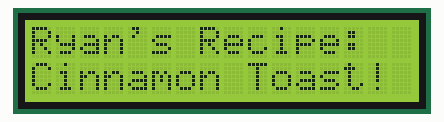
Bench run of a sketch on a simulated Arduino Uno, built with avr-gcc and run on an emulated ATmega328P. Parts: 16×2 character LCD. Random numbers use the default seed unless the sketch sets one; what the sketch prints to the serial monitor is not drawn.

Above: at 2.5 s.
At 7.0 s:
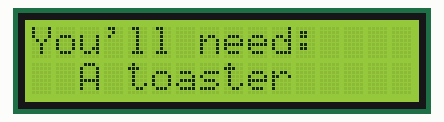
At 9.8 s:
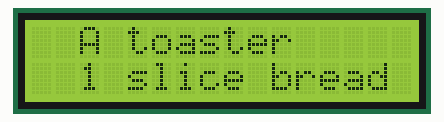
At 17.8 s:
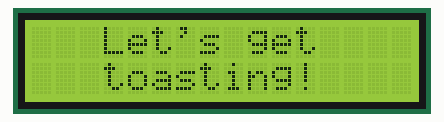
At 24.6 s:
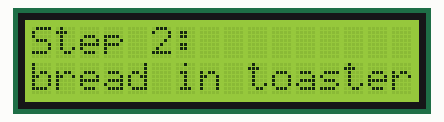
At 35.7 s:
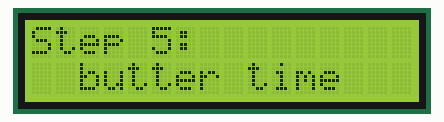

The sketch:

LCD_Recipe.ino
```cpp
/*
Intelligent Machines Lab 1 LCD Recipe
Ryan Colon
01.16.22
 */

#include <LiquidCrystal.h>

const int rs = 8, en = 9, d4 = 7, d5 = 6, d6 = 5, d7 = 4;
LiquidCrystal lcd(rs, en, d4, d5, d6, d7);

const int upperCPMBound = 800, lowerCPMBound = 700;

int upperCPms, lowerCPms;

String currLowerMessage;

void setup() {
  lcd.begin(16,2);
  lcd.clear();
  Serial.begin(9600);

  upperCPms = ceil((60.0 * 1000.0) / (float) upperCPMBound);
  lowerCPms = ceil((60.0 * 1000.0) / (float) lowerCPMBound);

  Serial.print("upper bound:\t");
  Serial.println(upperCPms);
  Serial.print("lower  bound:\t");
  Serial.println(lowerCPms);

  typeToLCD("Ryan's Recipe:");
  lcd.setCursor(0,1);
  typeToLCD("Cinnamon Toast!");
  delay(2500);
  lcd.clear();
  typeToLCD("You'll need:");
  lcd.setCursor(0,1);
  typeToLCD("  A toaster");
  currLowerMessage = "  A toaster";
  delay(1500);
  vertScrollLCD("  1 slice bread");
  delay(1500);
  vertScrollLCD("  Some butter");
  delay(1500);
  vertScrollLCD("  Some cinnamon");
  delay(2500);
  lcd.clear();
  lcd.setCursor(0,0);
  lcd.print("   Let's get    ");
  lcd.setCursor(0,1);
  lcd.print("   toasting!    ");
  delay(2000);
  LCDStepFormatting(1, "  get bread");
  delay(2500);
  LCDStepFormatting(2, "bread in toaster");
  delay(2500);
  LCDStepFormatting(3, "  toast bread");
  delay(2500);
  LCDStepFormatting(4, "  wait for toast");
  delay(2500);
  LCDStepFormatting(5, "  butter time");
  delay(2500);
  LCDStepFormatting(6, "butter the toast");
  delay(2500);
  LCDStepFormatting(7, "  spray cinnamon");
  delay(2500);
  LCDStepFormatting(8, "  feed \"mother\"");
}

void loop() {

}

/*
Function to display text to lcd using a vertical scrolling effect
You need to initialize currLowerMessage before using
If you see the lower text before scrolling not mention the top text after scrolling
then you need to double check and make sure currLowerMessage is being used properly
*/
void vertScrollLCD(String textToPrint){
  lcd.clear();
  lcd.setCursor(0,0);
  lcd.print(currLowerMessage);
  lcd.setCursor(0,1);
  typeToLCD(textToPrint);
  currLowerMessage = textToPrint;
}

//Function that takes a string and writes it to the LCD in a typing style
void typeToLCD(String toType){
  for(int i = 0; i < toType.length(); i++){
    lcd.print(toType[i]);
    delay(random(lowerCPms, upperCPms));
  }
}

//Function to print string in text formatting
//can not accept a stepNum value > 99
void LCDStepFormatting(int stepNum, String toPrint){
  String stepString = "Step ";
  char temp[2];
  itoa(stepNum, temp, 10);
  stepString += temp;
  stepString += ':';

  lcd.clear();
  lcd.setCursor(0,0);
  lcd.print(stepString);
  lcd.setCursor(0,1);
  typeToLCD(toPrint);
}
```

Measured:
- what the display in image 0 shows lasts 2.6 s, from 2.5 s to 5.1 s
- what the display in image 1 shows lasts 1.6 s, from 7.0 s to 8.6 s
- what the display in image 3 shows lasts 2.0 s, from 17.8 s to 19.8 s
